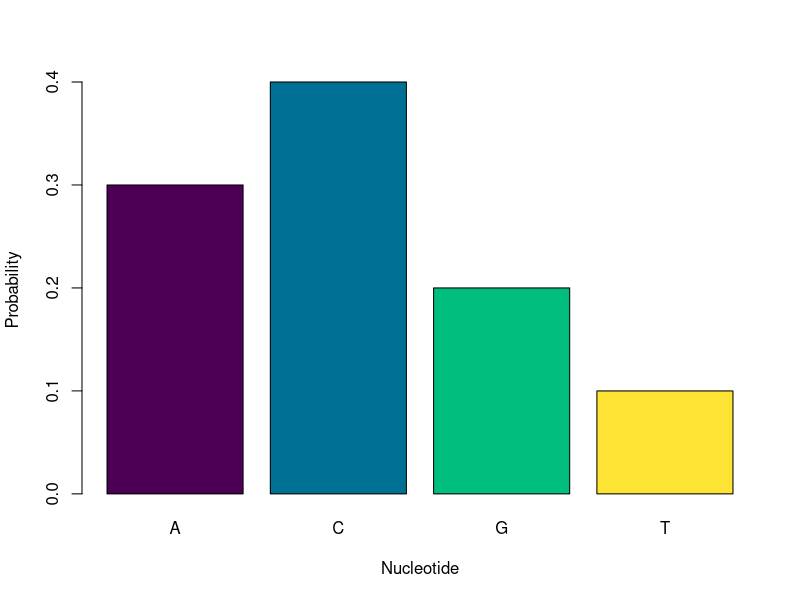
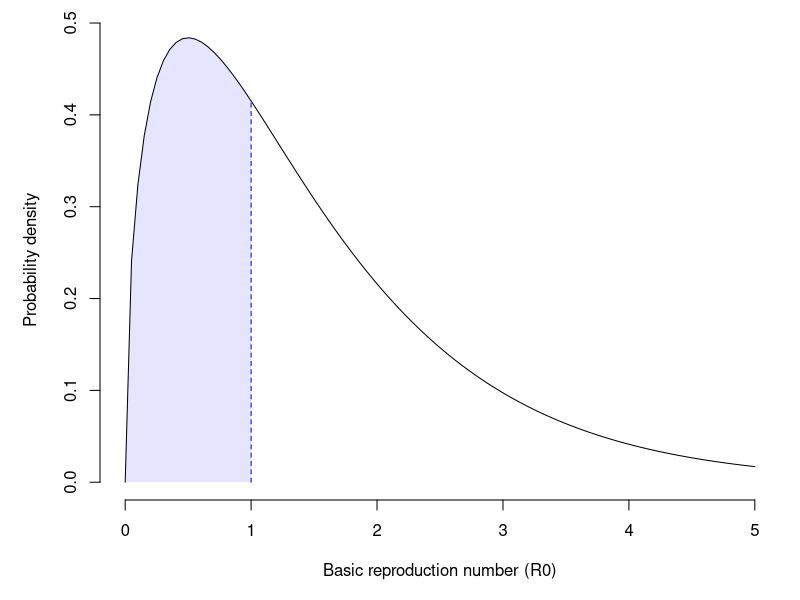
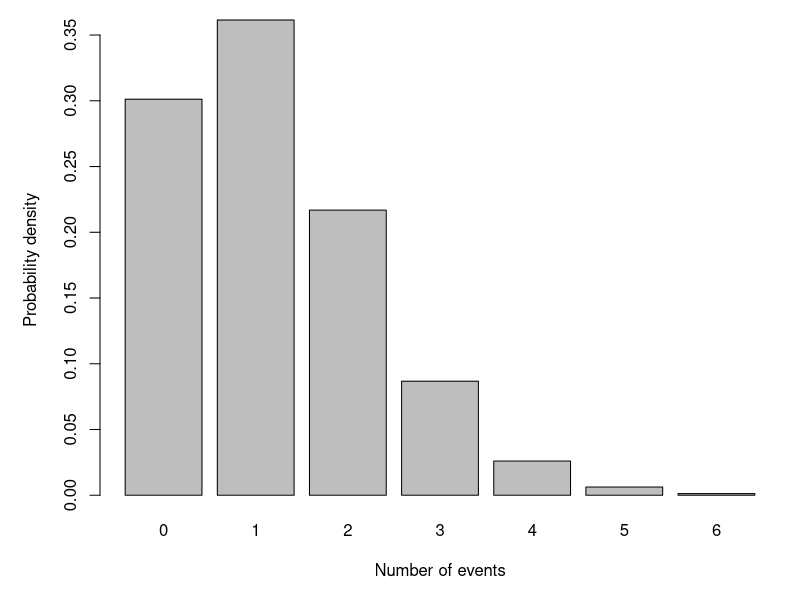
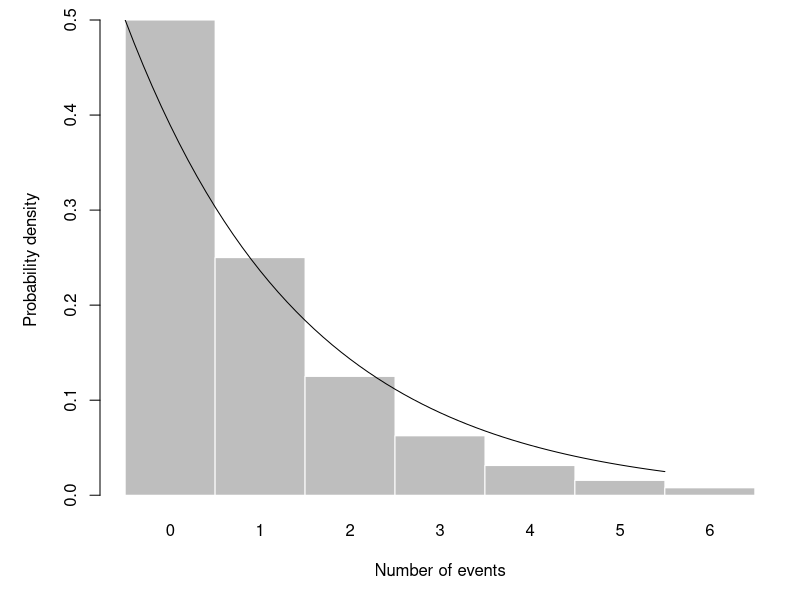
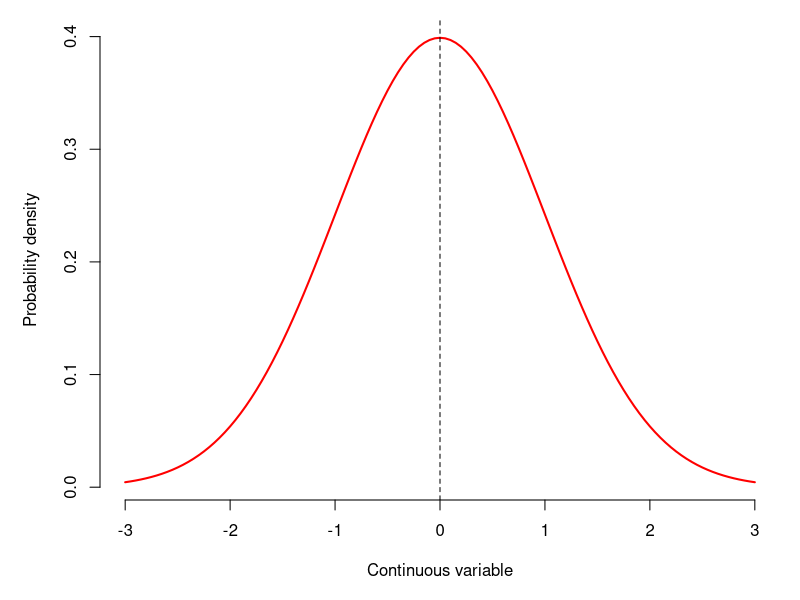

These charts were generated, in order, by the following R code:
svg("~/slides/img/multinom.svg", width=4, height=4)
barplot(c(0.3, 0.4, 0.2, 0.1), names.arg=c('A', 'C', 'G', 'T'),
        xlab="Nucleotide", ylab="Probability", col=hcl.colors(4))
dev.off()

x <- seq(0, 5, length.out=100)

svg("~/slides/img/dgamma.svg", width=4, height=4)
par(mar=c(5,5,1,1), cex=1)
plot(x, dgamma(x, shape=1.5), type='l', bty='n',
     xlab="Basic reproduction number (R0)",
     ylab="Probability density")
segments(x0=1, y0=0, y1=dgamma(1, shape=1.5), col='blue', lty=2)
x0 <- seq(0, 1, length.out=20)
polygon(c(x0, 1), c(dgamma(x0, shape=1.5), 0), border=NA, 
        col=rgb(0, 0, 1, 0.1))
dev.off()

#pgamma(1, shape=1.5)
svg("~/slides/img/dpoisson.svg", width=4, height=4)
par(mar=c(5,5,1,1), cex=1)
x <- 0:6
barplot(dpois(x, lambda=1.2), names.arg=x,
     xlab="Number of events",
     ylab="Probability density")
dev.off()


svg("~/slides/img/dgeomexp.svg", width=4, height=4)
par(mar=c(5,5,1,1), cex=1)
x <- 0:6
barplot(dgeom(x, prob=0.5), names.arg=x, space=0, col='grey',
        border='white',
        xlab="Number of events",
        ylab="Probability density")
x <- seq(0, 6, 0.1)
lines(x, dexp(x, rate=0.5))
dev.off()


svg("~/slides/img/dnorm.svg", width=4, height=3)
par(mar=c(5,5,1,1), cex=1)
x <- seq(-3, 3, 0.05)
plot(x, dnorm(x), type='l', xlab="Continuous variable", 
     ylab="Probability density", bty='n', col='red', lwd=2)
abline(v=0, lty=2)
dev.off()



